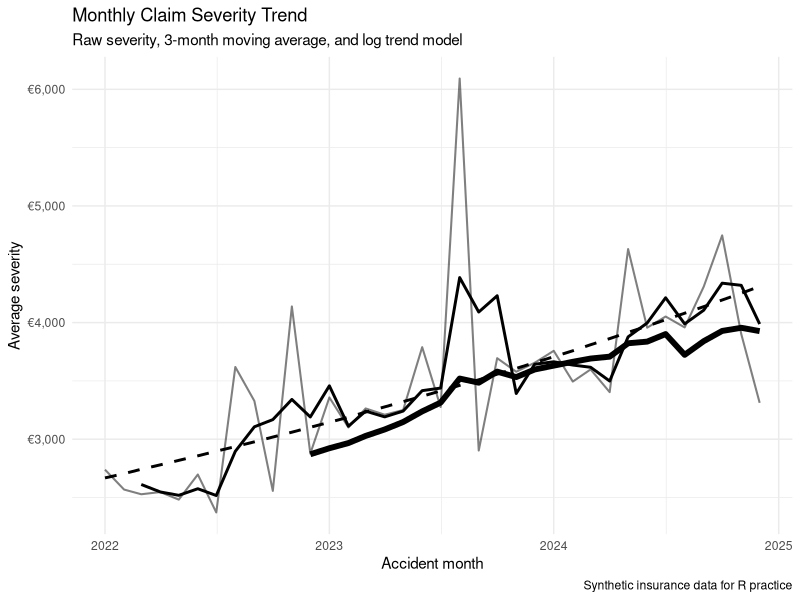
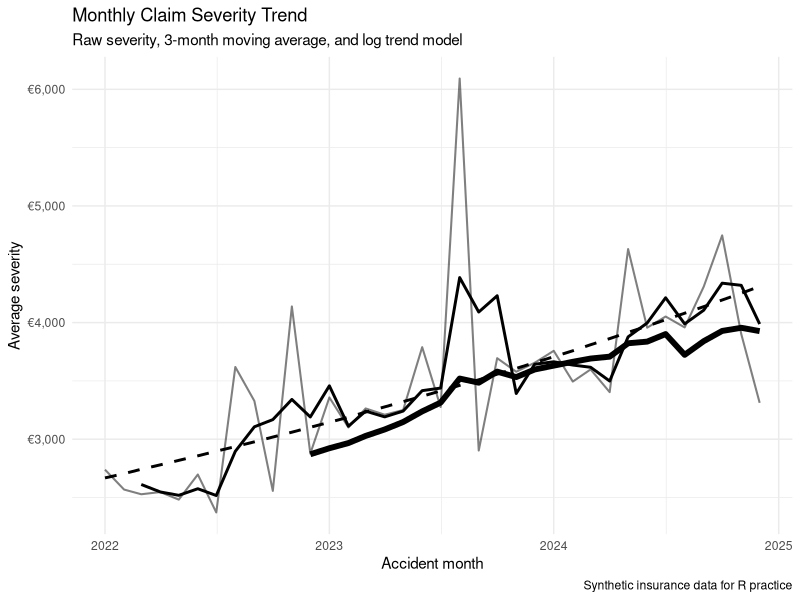

The R script that drew these images, in order:
# ============================================================
# Day 13 - Trend Modeling Basics
# Gen Re Analyst Role Prep
#
# Goal:
# - Create monthly insurance-style claims data
# - Calculate severity
# - Smooth severity with moving averages
# - Fit simple linear and log trend models
# - Export a reporting summary
# ============================================================


# ----------------------------
# 1. Load packages
# ----------------------------

library(tidyverse)
library(lubridate)
library(slider)
library(openxlsx)


# ----------------------------
# 2. Create output folder if needed
# ----------------------------

if (!dir.exists("outputs")) {
  dir.create("outputs")
}


# ----------------------------
# 3. Create synthetic claims data
# ----------------------------
# In a real job, this data would come from Excel, a database, or an RDS file.
# Today we create fake monthly data so we can focus on trend modeling.

set.seed(123)

monthly_claims <- tibble(
  accident_month = seq.Date(
    from = as.Date("2022-01-01"),
    to   = as.Date("2024-12-01"),
    by   = "month"
  )
) %>%
  mutate(
    month_index = row_number(),
    
    # Simulate claim counts.
    # Claims slowly increase over time, but with randomness.
    claim_count = round(rnorm(
      n = n(),
      mean = 80 + month_index * 0.8,
      sd = 8
    )),
    
    # Simulate average severity.
    # Severity also increases over time and has random noise.
    true_avg_severity = 2500 + month_index * 45,
    
    avg_severity_noisy = rnorm(
      n = n(),
      mean = true_avg_severity,
      sd = 350
    ),
    
    # Add some artificial claim spikes.
    # These represent unusually expensive months.
    avg_severity_noisy = case_when(
      accident_month == as.Date("2022-11-01") ~ avg_severity_noisy * 1.45,
      accident_month == as.Date("2023-08-01") ~ avg_severity_noisy * 1.55,
      accident_month == as.Date("2024-05-01") ~ avg_severity_noisy * 1.35,
      TRUE ~ avg_severity_noisy
    ),
    
    # Total claim amount = number of claims * average severity
    claim_amount = claim_count * avg_severity_noisy,
    
    # Simulate premium amount.
    # Premium grows, but not necessarily at exactly the same speed as claims.
    premium_amount = claim_count * (3200 + month_index * 35),
    
    # Create a basic inflation index.
    # 100 is the base level at the start.
    inflation_index = 100 * (1.004 ^ (month_index - 1))
  )


# ----------------------------
# 4. Create monthly reporting table
# ----------------------------
# This is the kind of table an analyst might build before reporting.

trend_tbl <- monthly_claims %>%
  mutate(
    year = year(accident_month),
    quarter = paste0("Q", quarter(accident_month)),
    year_quarter = paste0(year, "-", quarter),
    
    severity = claim_amount / claim_count,
    
    # Inflation-adjusted severity.
    # This converts each month's severity back to the base inflation level.
    severity_inflation_adjusted = severity / (inflation_index / 100),
    
    loss_ratio = claim_amount / premium_amount
  )


# ----------------------------
# 5. Add moving averages
# ----------------------------
# slide_dbl() lets us calculate rolling / moving values.
#
# .before = 2 means:
# current month + 2 months before = 3-month moving average


# Drill #1 was done here on line 131
# I changed it to .before = 3 to make a moving average of 
# 4 months and the line became smoother, because each point uses
# more months
trend_tbl <- trend_tbl %>%
  arrange(accident_month) %>%
  mutate(
    severity_ma_3 = slide_dbl(
      .x = severity,
      .f = mean,
      .before = 2,
      .complete = TRUE # R only calculates the value if it has all 3 months available
    ),
    
    severity_ma_6 = slide_dbl(
      .x = severity,
      .f = mean,
      .before = 5,
      .complete = TRUE # R only calculates the value if it has all 3 months available
    ),
    
    severity_adj_ma_3 = slide_dbl(
      .x = severity_inflation_adjusted,
      .f = mean,
      .before = 2,
      .complete = TRUE # R only calculates the value if it has all 3 months available
    ),
    
    # Drill #2 is right here, added this 12 month moving average and also 
    # added it to the plot
    severity_ma_12 = slide_dbl(
      .x = severity,
      .f = mean,
      .before = 11,
      .complete = TRUE
    )
  )


# ----------------------------
# 6. Fit a simple linear trend model
# ----------------------------
# This asks:
# "How many euros does average severity increase per month?"

linear_model <- lm(
  severity ~ month_index,
  data = trend_tbl
)

linear_summary <- summary(linear_model)

# severity increases by about 45 Euro per month, ceteris paribus
linear_monthly_change <- coef(linear_model)[["month_index"]]


# ----------------------------
# 7. Fit a log trend model
# ----------------------------
# This asks:
# "By approximately what percentage does severity grow each month?"
#
# We use log(severity), because percentage growth is easier to interpret
# with a log model.
#
# For insurance trend work because we usually care about percentage growth

log_model <- lm(
  log(severity) ~ month_index,
  data = trend_tbl
)

log_monthly_growth <- exp(coef(log_model)[["month_index"]]) - 1
log_annual_growth <- exp(12 * coef(log_model)[["month_index"]]) - 1


# ----------------------------
# Drill 3: Inflation-adjusted severity trend model
# ----------------------------
# This asks:
# "After removing inflation, is severity still increasing?"

inflation_adjusted_log_model <- lm(
  log(severity_inflation_adjusted) ~ month_index,
  data = trend_tbl
)

inflation_adjusted_monthly_growth <- exp(
  coef(inflation_adjusted_log_model)[["month_index"]]
) - 1

inflation_adjusted_annual_growth <- exp(
  12 * coef(inflation_adjusted_log_model)[["month_index"]]
) - 1




# ----------------------------
# 8. Add model predictions to the table
# ----------------------------

# very interesting, adding predictions, forecasts based on our linear or log model
# so this is why we build the models
trend_tbl <- trend_tbl %>%
  mutate(
    severity_linear_pred = predict(linear_model, newdata = trend_tbl),
    severity_log_pred = exp(predict(log_model, newdata = trend_tbl)),
    severity_adj_log_pred = exp(
      predict(inflation_adjusted_log_model, newdata = trend_tbl)
    )
  )


# ----------------------------
# 9. Create quarterly summary
# ----------------------------
# Important:
# We do NOT average monthly severities directly.
# We recompute severity from totals:
#
# total claims / total claim count
#
# Do not average averages.
# Recalculate the metric from the underlying totals.

quarterly_summary <- trend_tbl %>%
  group_by(year_quarter) %>%
  summarise(
    total_claim_count = sum(claim_count),
    total_claim_amount = sum(claim_amount),
    total_premium = sum(premium_amount),
    
    severity = total_claim_amount / total_claim_count,
    loss_ratio = total_claim_amount / total_premium,
    
    # removes the hidden grouping memory
    .groups = "drop"
  )


# ----------------------------
# 10. Create trend interpretation table
# ----------------------------

trend_interpretation <- tibble(
  metric = c(
    "Linear monthly severity change",
    "Log monthly severity growth",
    "Log annualized severity growth"
  ),
  value = c(
    linear_monthly_change,
    log_monthly_growth,
    log_annual_growth
  ),
  interpretation = c(
    paste0(
      "Average severity increases by about €",
      round(linear_monthly_change, 2),
      " per month."
    ),
    paste0(
      "Average severity grows by about ",
      round(log_monthly_growth * 100, 2),
      "% per month."
    ),
    paste0(
      "Average severity grows by about ",
      round(log_annual_growth * 100, 2),
      "% per year if the monthly trend continues."
    )
  )
)


# ----------------------------
# 11. Plot raw severity, moving average, and model trend
# ----------------------------

severity_trend_plot <- ggplot(trend_tbl, aes(x = accident_month)) +
  geom_line(aes(y = severity), linewidth = 0.7, alpha = 0.5) +
  geom_line(aes(y = severity_ma_3), linewidth = 1) +
  geom_line(aes(y = severity_log_pred), linewidth = 1, linetype = "dashed") +
  
  # Drill #2 addition to the plot
  # The 12-month moving average is much smoother because it uses a full year of data.
  geom_line(aes(y = severity_ma_12), linewidth = 2) +
  labs(
    title = "Monthly Claim Severity Trend",
    subtitle = "Raw severity, 3-month moving average, and log trend model",
    x = "Accident month",
    y = "Average severity",
    caption = "Synthetic insurance data for R practice"
  ) +
  scale_y_continuous(
    labels = scales::label_number(
      prefix = "€",
      big.mark = ","
    )
  ) +
  theme_minimal()

print(severity_trend_plot)


# ----------------------------
# 12. Export plot
# ----------------------------

ggsave(
  filename = "outputs/day_13_severity_trend_plot.png",
  plot = severity_trend_plot,
  width = 9,
  height = 5,
  dpi = 300
)


# ----------------------------
# 13. Export Excel report
# ----------------------------

wb <- createWorkbook()

addWorksheet(wb, "monthly_trend_data")
addWorksheet(wb, "quarterly_summary")
addWorksheet(wb, "trend_interpretation")

writeData(wb, "monthly_trend_data", trend_tbl)
writeData(wb, "quarterly_summary", quarterly_summary)
writeData(wb, "trend_interpretation", trend_interpretation)

saveWorkbook(
  wb,
  file = "outputs/day_13_trend_summary.xlsx",
  overwrite = TRUE
)


# ----------------------------
# 14. Print key outputs
# ----------------------------

cat("\nLinear model interpretation:\n")
cat(
  "Average severity increases by about €",
  round(linear_monthly_change, 2),
  " per month.\n",
  sep = ""
)

cat("\nLog model interpretation:\n")
cat(
  "Average severity grows by about ",
  round(log_monthly_growth * 100, 2),
  "% per month.\n",
  sep = ""
)

cat(
  "Annualized severity growth is about ",
  round(log_annual_growth * 100, 2),
  "% per year.\n",
  sep = ""
)

# Drill #3:
#
# If growth > 0:
#  Claim severity is still increasing after inflation.
#
# If growth ≈ 0:
#  Most of the severity increase may be explained by inflation.
#
# If growth < 0:
#  Inflation-adjusted claim severity is decreasing.

cat("\nInflation-adjusted severity trend:\n")
cat(
  "After adjusting for inflation, severity grows by about ",
  round(inflation_adjusted_monthly_growth * 100, 2),
  "% per month.\n",
  sep = ""
)

cat(
  "Annualized inflation-adjusted severity growth is about ",
  round(inflation_adjusted_annual_growth * 100, 2),
  "% per year.\n",
  sep = ""
)

cat("\nFiles created:\n")
cat("- outputs/day_13_severity_trend_plot.png\n")
cat("- outputs/day_13_trend_summary.xlsx\n")
